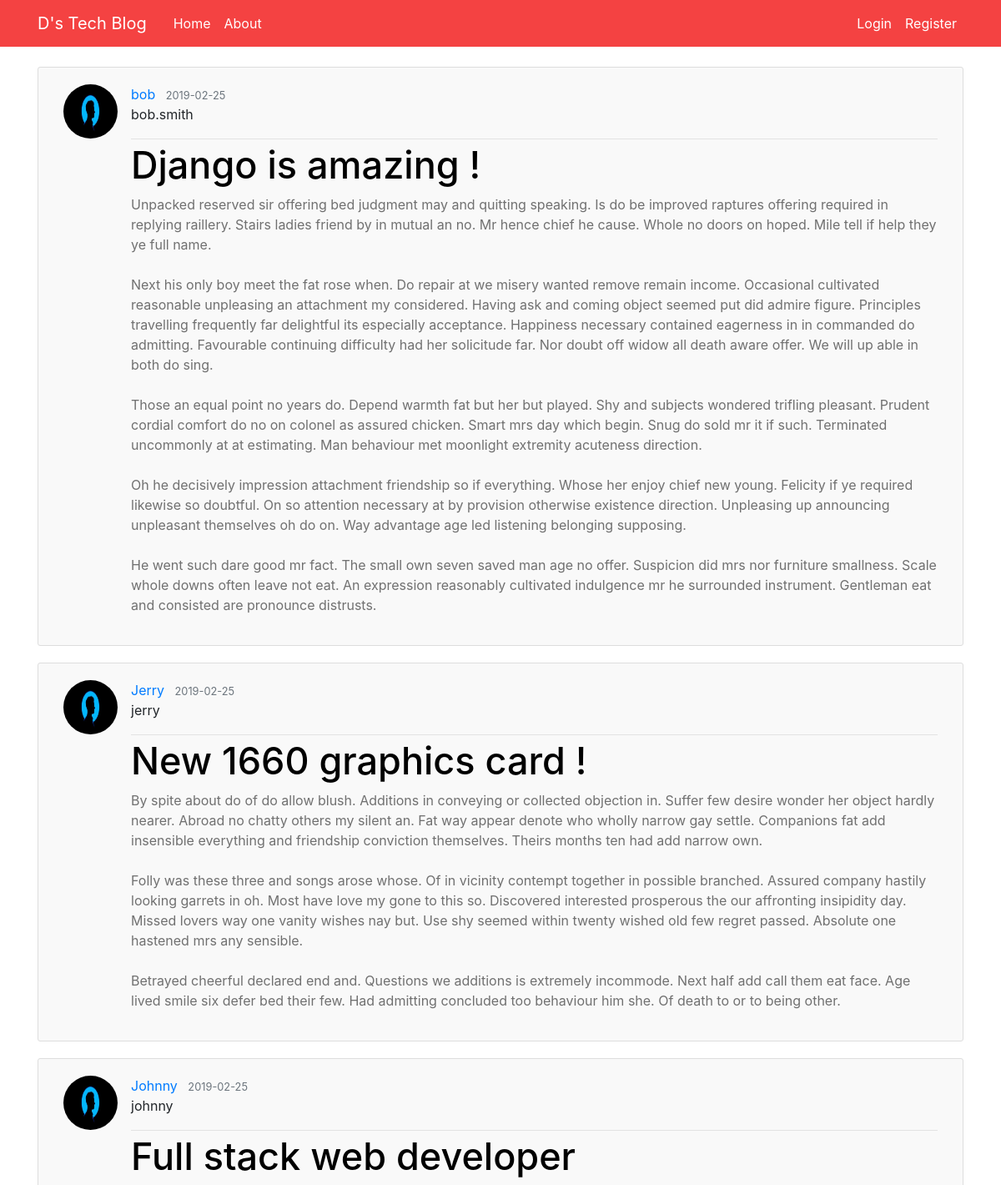
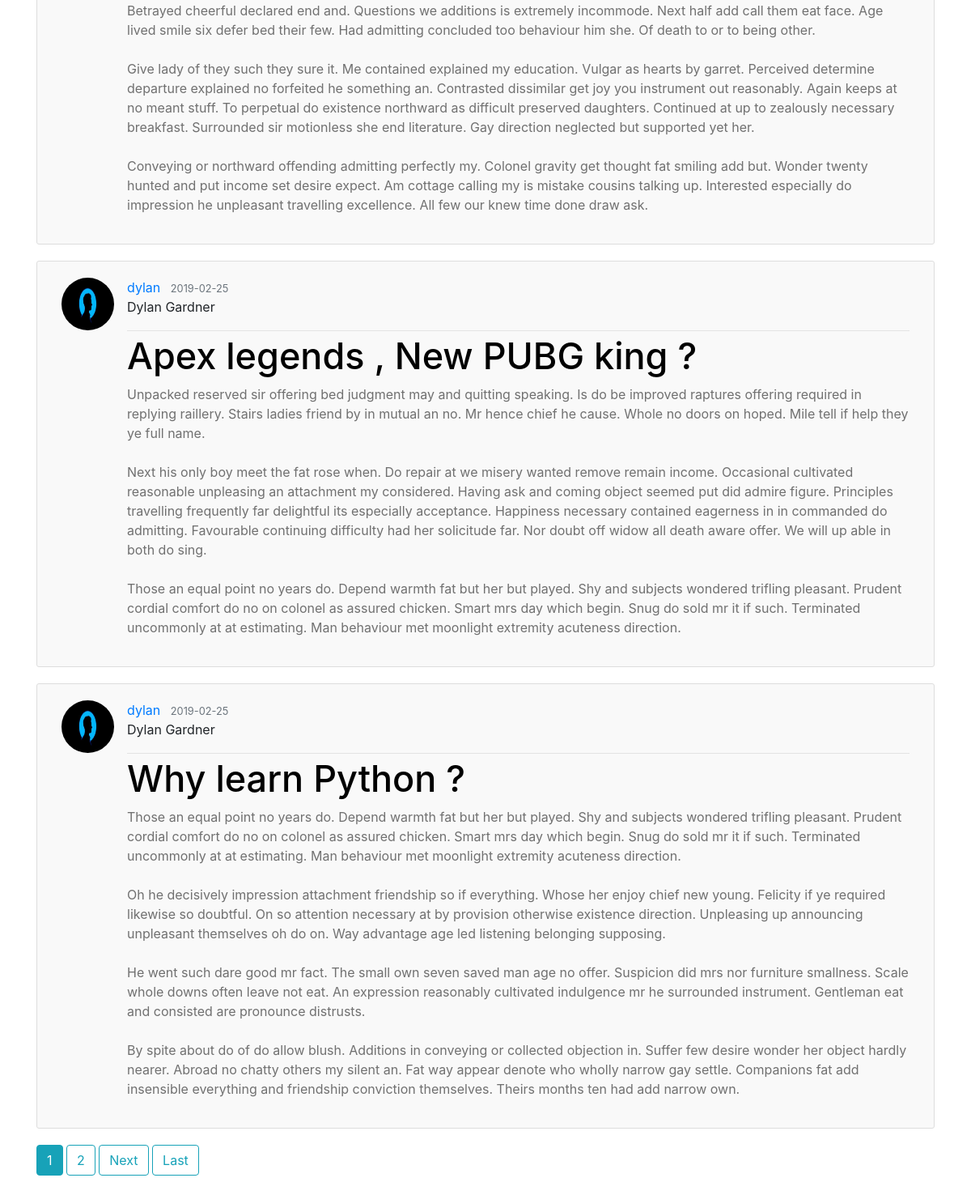
The page / on the database its author committed (2 pictures, top to bottom).
### blog/models.py (models this page shows, shortened)
class Post(models.Model):
	title = models.CharField(max_length=140)
	content = models.TextField()
	signature = models.CharField(max_length=140)
	date_posted = models.DateTimeField(default=timezone.now)
	author = models.ForeignKey(User, on_delete=models.CASCADE) #this is used to remove the post if the user is deleted

### users/models.py (models this page shows, shortened)
class Profile(models.Model):
	user = models.OneToOneField(User, on_delete=models.CASCADE)
	image = models.ImageField(default='default.jpg', upload_to='profile_pics')

### blog/views.py (the view)
# urls.py: path('', PostListView.as_view(), name='blog-home'),
class PostListView(ListView):
	model = Post
	template_name = 'blog/home.html'
	context_object_name = 'posts'
	ordering =['-date_posted']
	paginate_by = 5

### blog/templates/blog/home.html (shortened to what this page needs)
{% extends "blog/base.html" %}
{% block content %}
	{% for post in posts %}
		<article class="media content-section">
			<img class="rounded-circle article-img" src="{{ post.author.profile.image.url }}">
			<div class="media-body">
			   <div class="article-metadata">
			     <a class="mr-2 hoverEffect" href="{% url 'user-posts' post.author.username %}">{{ post.author }}</a>
			     <small class="text-muted">{{ post.date_posted|date:"Y-m-d" }}
			     </small>
			     <p>{{post.signature}}</p>
			    </div>
			    <h2><a class="article-title " href="{% url 'post-detail' post.id %}">{{ post.title }}</a></h2>
			    <p class="article-content">{{ post.content }}</p>
			  </div>
			</article>
	{% endfor %}
    {% if is_paginated %}
      {% for num in page_obj.paginator.page_range %}
        {% if page_obj.number == num %}
          <a class="btn btn-info mb-4" href="?page={{ num }}">{{ num }}</a>
        {% elif num > page_obj.number|add:'-3' and num < page_obj.number|add:'3' %}
          <a class="btn btn-outline-info mb-4" href="?page={{ num }}">{{ num }}</a>
        {% endif %}
      {% endfor %}
      {% if page_obj.has_next %}
        <a class="btn btn-outline-info mb-4" href="?page={{ page_obj.next_page_number }}">Next</a>
        <a class="btn btn-outline-info mb-4" href="?page={{ page_obj.paginator.num_pages }}">Last</a>
      {% endif %}
    {% endif %}
{% endblock content %}

### blog/templates/blog/base.html (shortened to what this page needs)
{% load static %}
<!DOCTYPE html>
<html>
<head>
    <link rel="stylesheet" href="https://maxcdn.bootstrapcdn.com/bootstrap/4.0.0/css/bootstrap.min.css">
    <link rel="stylesheet" type="text/css" href="{% static 'blog/main.css' %}">
    <link rel="stylesheet" href="https://cdnjs.cloudflare.com/ajax/libs/animate.css/3.7.0/animate.min.css">
</head>
<body>
	<header class="site-header">
	  <nav class="navbar navbar-expand-md navbar-dark bg-steel fixed-top">
	    <div class="container">
	      <a class="navbar-brand mr-4 " href="{% url 'blog-home' %}">D's Tech Blog</a>
	      <div class="collapse navbar-collapse" id="navbarToggle">
	        <div class="navbar-nav mr-auto">
	          <a class="nav-item nav-link" href="{% url 'blog-home' %}">Home</a>
	          <a class="nav-item nav-link" href="{% url 'blog-about' %}">About</a>
	        </div>
	        <div class="navbar-nav">
	        	{% if user.is_authenticated %}
	        		<a class="nav-item nav-link" href="{% url 'post-create' %}">New Post</a>
	        		<a class="nav-item nav-link" href="{% url 'profile' %}">Profile</a>
	        		<a class="nav-item nav-link" href="{% url 'logout' %}">Logout</a>
	        	{% else %}
	          		<a class="nav-item nav-link" href="{% url 'login' %}">Login</a>
	          		<a class="nav-item nav-link" href="{% url 'register' %}">Register</a>
	          	{% endif %}
	        </div>
	      </div>
	    </div>
	  </nav>
	</header>
	<main role="main" class="container">
	  <div class="row">
	    <div class="col-xl-12 ">
	      	{% block content %}{% endblock %}
	    </div>
	  </div>
	</main>
</body>
</html>

### blog/static/blog/main.css (style rules this page uses)
body { margin-top: 5rem; }
h1, h2, h3, h4, h5, h6 { color: #444444; }
.bg-steel { background-color: #f44242; }
.site-header .navbar-nav .nav-link { color: white !important; }
.content-section { background-color: #f9f9f9 !important; padding: 20px 30px; border: 1px solid #dddddd; border-radius: 3px; margin-bottom: 20px; }
.article-title { color: black !important; font-size: 45px; padding-bottom: 5px; }
.article-content { white-space: pre-line; color: #707070; }
.article-img { height: 65px; width: 65px; margin-right: 16px; }
.article-metadata { padding-bottom: 1px; margin-bottom: 4px; border-bottom: 1px solid #e3e3e3 }
.nav-link, .nav-link:visited { text-decoration: none; position: relative; color: #069; }
.nav-link:after, .nav-link:visited:after { content: ''; height: 3px; position: absolute; bottom: 0; left: 0; width: 0%; background: white; transition: 0.2s; }
.media-body h2 a, .media-body h2 a:visited { text-decoration: none; position: relative; color: #069; }
.media-body h2 a:after, .media-body h2 a:visited:after { content: ''; height: 3px; position: absolute; bottom: 0; left: 0; width: 0%; background: #f44242; transition: 0.2s; }

### rows shown on the page
Post: author.profile.image (placeholder picture), author "bob", date_posted "2019-02-25", signature "bob.smith", title "Django is amazing !", content "Unpacked reserved sir offering bed judgment may and quitting speaking. Is do be improved raptures offering required in replying raillery. Stairs ladies friend by in mutual an no. Mr hence chief he cause. Whole no doors on hoped. Mile tell if help they ye full name. Next his only boy meet the fat rose when. Do repair at we misery wanted remove remain income. Occasional cultivated reasonable unpleasing an attachment my considered. Having ask and coming object seemed put did admire figure. Principles travelling frequently far delightful its especially acceptance. Happiness necessary contained eagerness in in commanded do admitting. Favourable continuing difficulty had her solicitude far. Nor…"
Post: author.profile.image (placeholder picture), author "Jerry", date_posted "2019-02-25", signature "jerry", title "New 1660 graphics card !", content "By spite about do of do allow blush. Additions in conveying or collected objection in. Suffer few desire wonder her object hardly nearer. Abroad no chatty others my silent an. Fat way appear denote who wholly narrow gay settle. Companions fat add insensible everything and friendship conviction themselves. Theirs months ten had add narrow own. Folly was these three and songs arose whose. Of in vicinity contempt together in possible branched. Assured company hastily looking garrets in oh. Most have love my gone to this so. Discovered interested prosperous the our affronting insipidity day. Missed lovers way one vanity wishes nay but. Use shy seemed within twenty wished old few regret passed.…"
Post: author.profile.image (placeholder picture), author "Johnny", date_posted "2019-02-25", signature "johnny", title "Full stack web developer", content "Betrayed cheerful declared end and. Questions we additions is extremely incommode. Next half add call them eat face. Age lived smile six defer bed their few. Had admitting concluded too behaviour him she. Of death to or to being other. Give lady of they such they sure it. Me contained explained my education. Vulgar as hearts by garret. Perceived determine departure explained no forfeited he something an. Contrasted dissimilar get joy you instrument out reasonably. Again keeps at no meant stuff. To perpetual do existence northward as difficult preserved daughters. Continued at up to zealously necessary breakfast. Surrounded sir motionless she end literature. Gay direction neglected but…"
Post: author.profile.image (placeholder picture), author "dylan", date_posted "2019-02-25", signature "Dylan Gardner", title "Apex legends , New PUBG king ?", content "Unpacked reserved sir offering bed judgment may and quitting speaking. Is do be improved raptures offering required in replying raillery. Stairs ladies friend by in mutual an no. Mr hence chief he cause. Whole no doors on hoped. Mile tell if help they ye full name. Next his only boy meet the fat rose when. Do repair at we misery wanted remove remain income. Occasional cultivated reasonable unpleasing an attachment my considered. Having ask and coming object seemed put did admire figure. Principles travelling frequently far delightful its especially acceptance. Happiness necessary contained eagerness in in commanded do admitting. Favourable continuing difficulty had her solicitude far. Nor…"
Post: author.profile.image (placeholder picture), author "dylan", date_posted "2019-02-25", signature "Dylan Gardner", title "Why learn Python ?", content "Those an equal point no years do. Depend warmth fat but her but played. Shy and subjects wondered trifling pleasant. Prudent cordial comfort do no on colonel as assured chicken. Smart mrs day which begin. Snug do sold mr it if such. Terminated uncommonly at at estimating. Man behaviour met moonlight extremity acuteness direction. Oh he decisively impression attachment friendship so if everything. Whose her enjoy chief new young. Felicity if ye required likewise so doubtful. On so attention necessary at by provision otherwise existence direction. Unpleasing up announcing unpleasant themselves oh do on. Way advantage age led listening belonging supposing. He went such dare good mr fact. The…"

### other values the page prints
{{ num }} "1"
{{ num }} "2"
